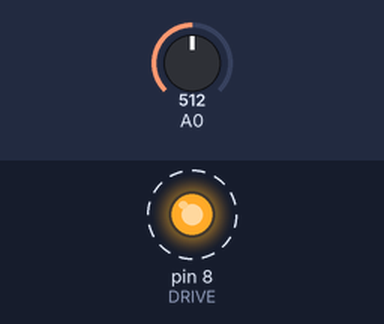
Bench run of a sketch on a simulated Arduino Uno, built with avr-gcc and run on an emulated ATmega328P. Parts: output pins drawn as LEDs (lit = HIGH). Dashed ring = blinking. The inputs (shaded band) are chosen by the test bench; at power-on: A0 = 512. What the sketch prints to the serial monitor is not drawn.

Above: at 0.03 s.
Timing chart, 0 to 3.0 s (numbered marks = the images above):
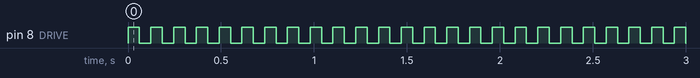

The sketch:

RcCharge.ino
```cpp
// Charges and discharges a capacitor through a resistor and plots the voltage.
// Wiring: pin 8 -> 1 kOhm resistor -> A0, and a 10 uF capacitor from A0 to GND (stripe to GND).
// Time constant tau = R * C = 10 ms: after 10 ms the capacitor is at 63% of 5 V (3.16 V).
// Open the plotter at 115200 baud. The "tau" line is the 63% mark: the curve crosses it one tau after each switch.
// Simulator: rc 8 A0 1k 10u; scope A0 100ms 0.2V; scope 8 100ms

const int DRIVE = 8;
const unsigned long HALF_MS = 60;   // six time constants per half cycle

void setup() {
  Serial.begin(115200);
  pinMode(DRIVE, OUTPUT);
}

void loop() {
  for (int level = HIGH; level >= LOW; level--) {
    digitalWrite(DRIVE, level);
    unsigned long t0 = micros();
    while (micros() - t0 < HALF_MS * 1000UL) {
      float v = analogRead(A0) * 5.0 / 1023.0;
      Serial.print("cap:"); Serial.print(v, 2);
      Serial.print(" input:"); Serial.print(level ? 5.0 : 0.0);
      Serial.print(" tau:"); Serial.println(level ? 3.16 : 1.84);
      delayMicroseconds(500);
    }
  }
}
```

Measured:
- by itself, pin 8 (DRIVE): alternates HIGH for 0.06 s and LOW for 0.06 s
